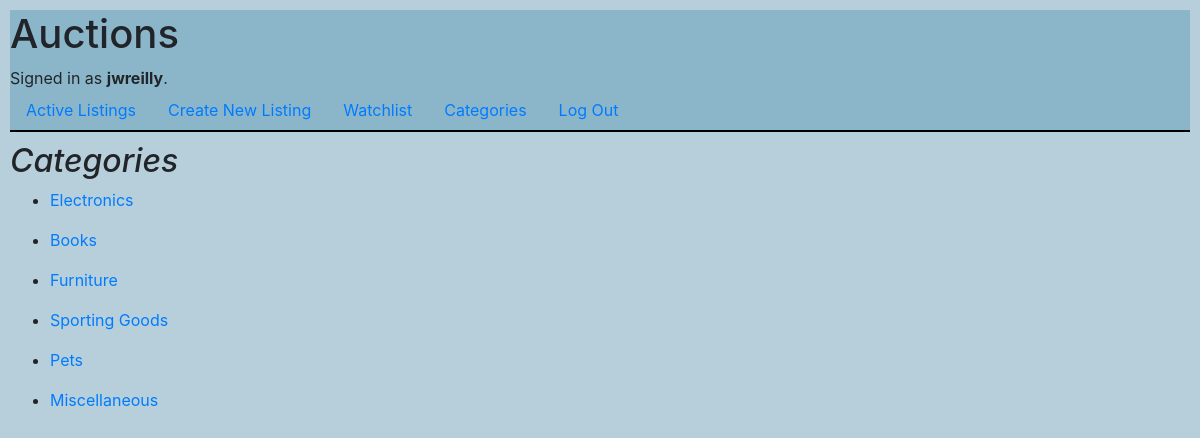
The page /categories (signed in) on the database its author committed.
### auctions/models.py (models this page shows)
class User(AbstractUser):
    """Default Django User model"""

class Category(models.Model):
    name = models.CharField(max_length=15)
    def __str__(self):
        return f"{self.name}"
    class Meta:
        verbose_name_plural = "categories"

### auctions/views.py (the view)
# urls.py: path("categories", views.categories, name="categories"),
def categories(request):
    categories_list = Category.objects.all()
    return render(request, "auctions/categories.html", {
        "categories": categories_list,
    })

### auctions/templates/auctions/categories.html
{% extends "auctions/layout.html" %}
{% block body %}
    <h2><i>Categories</i></h2>
    {% for category in categories %}
        <ul>
            <li>
                <a href="{% url 'category_listing' category %}">{{ category.name }}</a>
            </li>
        </ul>
    {% endfor %}
{% endblock %}

### auctions/templates/auctions/layout.html (shortened to what this page needs)
{% load static %}
{% load humanize %}
<!DOCTYPE html>
<html lang="en">
    <head>
        <link rel="stylesheet" href="https://stackpath.bootstrapcdn.com/bootstrap/4.4.1/css/bootstrap.min.css">
        <link rel="stylesheet" href="{% static 'auctions/styles.css' %}">
    </head>
    <body>
        <div style="background-color:rgb(139, 182, 201);">
            <h1>Auctions</h1>
            <div>
                {% if user.is_authenticated %}
                    Signed in as <strong>{{ user.username }}</strong>.
                {% else %}
                    Not signed in.
                {% endif %}
            </div>
            <ul class="nav">
                <li class="nav-item">
                    <a class="nav-link" href="{% url 'index' %}">Active Listings</a>
                </li>
                {% if user.is_authenticated %}
                    <li class="nav-item">
                        <a class="nav-link" href="{% url 'new_listing' %}">Create New Listing</a>
                    </li>
                    <li class="nav-item">
                        <a class="nav-link" href="{% url 'watchlist' user.username %}">Watchlist</a>
                    </li>
                    <li class="nav-item">
                        <a class="nav-link" href="{% url 'categories' %}">Categories</a>
                    </li>
                    <li class="nav-item">
                        <a class="nav-link" href="{% url 'logout' %}">Log Out</a>
                    </li>
                {% endif %}
            </ul>
        </div>
        <hr style="margin:0px; margin-bottom:10px; border: 1px solid black;">
        {% block body %}
        {% endblock %}
    </body>
</html>

### auctions/static/auctions/styles.css (style rules this page uses)
body { padding: 10px; background-color: rgb(182, 207, 218); }

### rows shown on the page
User: username "jwreilly"
Category: name "Electronics"
Category: name "Books"
Category: name "Furniture"
Category: name "Sporting Goods"
Category: name "Pets"
Category: name "Miscellaneous"
